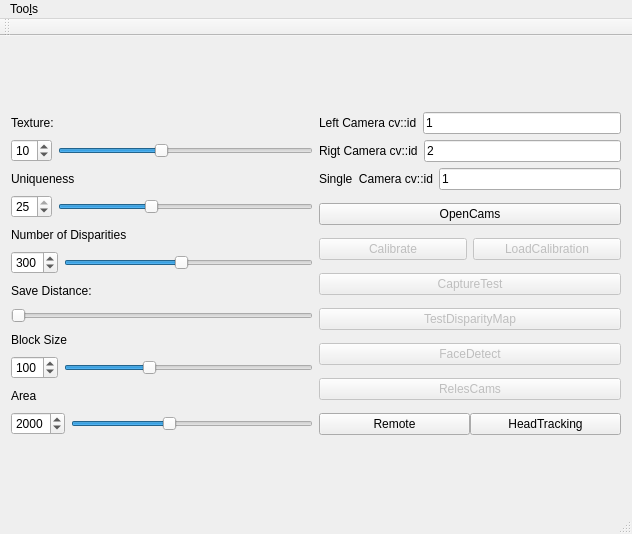
<?xml version="1.0" encoding="UTF-8"?>
<ui version="4.0">
 <class>inmoov_qt</class>
 <widget class="QMainWindow" name="inmoov_qt">
  <property name="windowModality">
   <enum>Qt::WindowModal</enum>
  </property>
  <property name="geometry">
   <rect>
    <x>0</x>
    <y>0</y>
    <width>632</width>
    <height>534</height>
   </rect>
  </property>
  <property name="minimumSize">
   <size>
    <width>0</width>
    <height>0</height>
   </size>
  </property>
  <property name="windowTitle">
   <string>inmoov Config Window</string>
  </property>
  <property name="windowIcon">
   <iconset>
    <normaloff>../logo.jpg</normaloff>../logo.jpg</iconset>
  </property>
  <property name="unifiedTitleAndToolBarOnMac">
   <bool>false</bool>
  </property>
  <widget class="QWidget" name="centralWidget">
   <layout class="QVBoxLayout" name="verticalLayout_16">
    <item>
     <layout class="QHBoxLayout" name="horizontalLayout_10">
      <item>
       <layout class="QVBoxLayout" name="verticalLayout">
        <item>
         <widget class="QLabel" name="label">
          <property name="text">
           <string>Texture:</string>
          </property>
         </widget>
        </item>
        <item>
         <layout class="QHBoxLayout" name="horizontalLayout">
          <item>
           <widget class="QSpinBox" name="spinBoxTexture">
            <property name="maximum">
             <number>25</number>
            </property>
            <property name="value">
             <number>10</number>
            </property>
           </widget>
          </item>
          <item>
           <widget class="QSlider" name="hSliderTexture">
            <property name="maximum">
             <number>25</number>
            </property>
            <property name="value">
             <number>10</number>
            </property>
            <property name="orientation">
             <enum>Qt::Horizontal</enum>
            </property>
           </widget>
          </item>
         </layout>
        </item>
        <item>
         <widget class="QLabel" name="label_2">
          <property name="text">
           <string>Uniqueness</string>
          </property>
         </widget>
        </item>
        <item>
         <layout class="QHBoxLayout" name="horizontalLayout_4">
          <item>
           <widget class="QSpinBox" name="spinBoxUniqueness">
            <property name="maximum">
             <number>25</number>
            </property>
            <property name="value">
             <number>25</number>
            </property>
           </widget>
          </item>
          <item>
           <widget class="QSlider" name="hSliderUniqueness">
            <property name="maximum">
             <number>25</number>
            </property>
            <property name="singleStep">
             <number>2</number>
            </property>
            <property name="value">
             <number>9</number>
            </property>
            <property name="orientation">
             <enum>Qt::Horizontal</enum>
            </property>
           </widget>
          </item>
         </layout>
        </item>
        <item>
         <widget class="QLabel" name="label_3">
          <property name="text">
           <string>Number of Disparities</string>
          </property>
         </widget>
        </item>
        <item>
         <layout class="QHBoxLayout" name="horizontalLayout_5">
          <item>
           <widget class="QSpinBox" name="spinBoxNumDisparities">
            <property name="maximum">
             <number>640</number>
            </property>
            <property name="value">
             <number>300</number>
            </property>
           </widget>
          </item>
          <item>
           <widget class="QSlider" name="hSliderNumDisparities">
            <property name="maximum">
             <number>640</number>
            </property>
            <property name="value">
             <number>300</number>
            </property>
            <property name="orientation">
             <enum>Qt::Horizontal</enum>
            </property>
           </widget>
          </item>
         </layout>
        </item>
        <item>
         <widget class="QLabel" name="label_4">
          <property name="text">
           <string>Save Distance:</string>
          </property>
         </widget>
        </item>
        <item>
         <widget class="QSlider" name="hSliderSaveDist">
          <property name="maximum">
           <number>1</number>
          </property>
          <property name="orientation">
           <enum>Qt::Horizontal</enum>
          </property>
         </widget>
        </item>
        <item>
         <widget class="QLabel" name="label_5">
          <property name="text">
           <string>Block Size</string>
          </property>
         </widget>
        </item>
        <item>
         <layout class="QHBoxLayout" name="horizontalLayout_6">
          <item>
           <widget class="QSpinBox" name="spinBoxBlock">
            <property name="maximum">
             <number>300</number>
            </property>
            <property name="value">
             <number>100</number>
            </property>
           </widget>
          </item>
          <item>
           <widget class="QSlider" name="hSliderBlock">
            <property name="maximum">
             <number>300</number>
            </property>
            <property name="value">
             <number>100</number>
            </property>
            <property name="orientation">
             <enum>Qt::Horizontal</enum>
            </property>
           </widget>
          </item>
         </layout>
        </item>
        <item>
         <widget class="QLabel" name="label_6">
          <property name="text">
           <string>Area</string>
          </property>
         </widget>
        </item>
        <item>
         <layout class="QHBoxLayout" name="horizontalLayout_8">
          <item>
           <widget class="QSpinBox" name="spinBoxArea">
            <property name="maximum">
             <number>5000</number>
            </property>
            <property name="value">
             <number>2000</number>
            </property>
           </widget>
          </item>
          <item>
           <widget class="QSlider" name="hSliderArea">
            <property name="maximum">
             <number>5000</number>
            </property>
            <property name="value">
             <number>2000</number>
            </property>
            <property name="orientation">
             <enum>Qt::Horizontal</enum>
            </property>
           </widget>
          </item>
         </layout>
        </item>
       </layout>
      </item>
      <item>
       <layout class="QVBoxLayout" name="verticalLayout_15">
        <property name="spacing">
         <number>13</number>
        </property>
        <item>
         <layout class="QVBoxLayout" name="verticalLayout_2">
          <item>
           <layout class="QHBoxLayout" name="horizontalLayout_2">
            <item>
             <widget class="QLabel" name="label_8">
              <property name="text">
               <string>Left Camera cv::id</string>
              </property>
             </widget>
            </item>
            <item>
             <widget class="QLineEdit" name="lineEditLeftCam">
              <property name="text">
               <string>1</string>
              </property>
             </widget>
            </item>
           </layout>
          </item>
          <item>
           <layout class="QVBoxLayout" name="verticalLayout_3">
            <item>
             <layout class="QHBoxLayout" name="horizontalLayout_3">
              <item>
               <widget class="QLabel" name="label_9">
                <property name="text">
                 <string>Rigt Camera cv::id</string>
                </property>
               </widget>
              </item>
              <item>
               <widget class="QLineEdit" name="lineEditRightCam">
                <property name="text">
                 <string>2</string>
                </property>
               </widget>
              </item>
             </layout>
            </item>
           </layout>
          </item>
          <item>
           <layout class="QHBoxLayout" name="horizontalLayout_14">
            <property name="topMargin">
             <number>0</number>
            </property>
            <item>
             <widget class="QLabel" name="label_7">
              <property name="text">
               <string>Single  Camera cv::id</string>
              </property>
             </widget>
            </item>
            <item>
             <widget class="QLineEdit" name="lineEditSingleCam">
              <property name="text">
               <string>1</string>
              </property>
             </widget>
            </item>
           </layout>
          </item>
         </layout>
        </item>
        <item>
         <widget class="QPushButton" name="pushButtonOpenCams">
          <property name="text">
           <string>OpenCams</string>
          </property>
         </widget>
        </item>
        <item>
         <layout class="QHBoxLayout" name="horizontalLayout_7">
          <property name="spacing">
           <number>6</number>
          </property>
          <item>
           <widget class="QPushButton" name="pushButtonCalibrate">
            <property name="enabled">
             <bool>false</bool>
            </property>
            <property name="text">
             <string>Calibrate</string>
            </property>
           </widget>
          </item>
          <item>
           <widget class="QPushButton" name="pushButtonLoadCalib">
            <property name="enabled">
             <bool>false</bool>
            </property>
            <property name="text">
             <string>LoadCalibration</string>
            </property>
           </widget>
          </item>
         </layout>
        </item>
        <item>
         <widget class="QPushButton" name="pushButtonCaptureTest">
          <property name="enabled">
           <bool>false</bool>
          </property>
          <property name="text">
           <string>CaptureTest</string>
          </property>
         </widget>
        </item>
        <item>
         <widget class="QPushButton" name="pushButtonTestDisparity">
          <property name="enabled">
           <bool>false</bool>
          </property>
          <property name="text">
           <string>TestDisparityMap</string>
          </property>
         </widget>
        </item>
        <item>
         <widget class="QPushButton" name="pushButtonFaceDetect">
          <property name="enabled">
           <bool>false</bool>
          </property>
          <property name="text">
           <string>FaceDetect</string>
          </property>
         </widget>
        </item>
        <item>
         <widget class="QPushButton" name="pushButtonRelesCams">
          <property name="enabled">
           <bool>false</bool>
          </property>
          <property name="text">
           <string>RelesCams</string>
          </property>
         </widget>
        </item>
        <item>
         <layout class="QHBoxLayout" name="horizontalLayout_9">
          <property name="spacing">
           <number>0</number>
          </property>
          <property name="topMargin">
           <number>0</number>
          </property>
          <item>
           <widget class="QPushButton" name="pushButtonRemote">
            <property name="text">
             <string>Remote</string>
            </property>
           </widget>
          </item>
          <item>
           <widget class="QPushButton" name="pushButtonHeadTracking">
            <property name="text">
             <string>HeadTracking</string>
            </property>
            <property name="checkable">
             <bool>true</bool>
            </property>
           </widget>
          </item>
         </layout>
        </item>
       </layout>
      </item>
     </layout>
    </item>
   </layout>
   <zorder></zorder>
  </widget>
  <widget class="QMenuBar" name="menuBar">
   <property name="geometry">
    <rect>
     <x>0</x>
     <y>0</y>
     <width>632</width>
     <height>30</height>
    </rect>
   </property>
   <widget class="QMenu" name="menuCOnfig">
    <property name="title">
     <string>Too&amp;ls</string>
    </property>
    <addaction name="actionConfig_Serial"/>
   </widget>
   <addaction name="menuCOnfig"/>
  </widget>
  <widget class="QToolBar" name="mainToolBar">
   <attribute name="toolBarArea">
    <enum>TopToolBarArea</enum>
   </attribute>
   <attribute name="toolBarBreak">
    <bool>false</bool>
   </attribute>
  </widget>
  <widget class="QStatusBar" name="statusBar"/>
  <action name="actionConfig_Serial">
   <property name="text">
    <string>&amp;Config Serial</string>
   </property>
  </action>
 </widget>
 <layoutdefault spacing="6" margin="11"/>
 <resources/>
 <connections/>
</ui>
